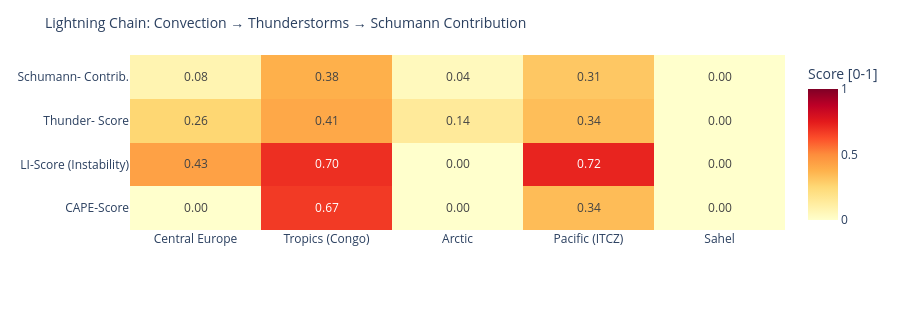

Notebook cell for this chart:
### Code cell
# ============================================================
# LIGHTNING CHAIN: Convection → Thunderstorms → Schumann
# Shows the causal chain per measurement point as heatmap
# ============================================================

def cape_score(v):
    """CAPE → normalized score [0,1]"""
    if v is None or pd.isna(v): return 0.0
    return min(1.0, float(v) / 3000)

def li_score(v):
    """Lifted Index: negative = unstable → score [0,1]"""
    if v is None or pd.isna(v): return 0.3
    return min(1.0, max(0.0, (-float(v) + 6) / 12))

def cloud_score(v):
    if v is None or pd.isna(v): return 0.3
    return float(v) / 100

def thunder_score(row):
    """Kombinierter Gewitterwahrscheinlichkeits-Score
    CAPE + LI + Bedeckung + WMO-Gewitter + konvektiver Niederschlag (showers)
    Hinweis: X-Ray und Kp sind kein Bestandteil – nur geomagn./solarer Kontext.
    """
    cs = cape_score(row.get('cape'))
    ls = li_score(row.get('li'))
    cl = cloud_score(row.get('cloud'))
    t  = 1.0 if row.get('thunderstorm') else 0.0
    # Convective precipitation (showers) as additional indicator
    sh = min(1.0, (row.get('showers') or 0) / 5.0)
    return round(cs * 0.30 + ls * 0.25 + cl * 0.15 + t * 0.20 + sh * 0.10, 3)

def schumann_contribution(t_score, lat):
    """Schumann contribution: higher in tropics (±30°), scaled by thunderstorm score"""
    lat_weight = max(0.3, 1.0 - abs(lat) / 60)
    return round(t_score * lat_weight, 3)

df_atm['cape_score']   = df_atm.apply(lambda r: cape_score(r['cape']), axis=1)
df_atm['li_score']     = df_atm.apply(lambda r: li_score(r['li']),    axis=1)
df_atm['thunder_score']= df_atm.apply(lambda r: thunder_score(r.to_dict()), axis=1)
df_atm['schumann_contribution'] = df_atm.apply(
    lambda r: schumann_contribution(r['thunder_score'], r['lat']), axis=1)

metrics = ['cape_score', 'li_score', 'thunder_score', 'schumann_contribution']
labels  = ['CAPE-Score', 'LI-Score\n(Instability)', 'Thunder-\nScore', 'Schumann-\nContrib.']
z_data  = [df_atm[m].tolist() for m in metrics]

fig = go.Figure(go.Heatmap(
    z=z_data,
    x=df_atm['point'].tolist(),
    y=labels,
    colorscale='YlOrRd',
    zmin=0, zmax=1,
    text=[[f'{v:.2f}' for v in row] for row in z_data],
    texttemplate='%{text}', textfont=dict(size=12),
    colorbar=dict(title='Score [0-1]')
))
fig.update_layout(
    title=dict(text='Lightning Chain: Convection → Thunderstorms → Schumann Contribution', font=dict(size=14)),
    height=310,
    plot_bgcolor='rgba(0,0,0,0)', paper_bgcolor='rgba(0,0,0,0)',
    margin=dict(l=130, r=80, t=55, b=80)
)
fig.show()

### Figure 1 — Plotly figure (JSON) as saved in the notebook; plotly's stock layout.template omitted (floating-point values rounded to 4 significant figures)
{"data": [{"colorbar": {"title": {"text": "Score [0-1]"}}, "colorscale": [[0.0, "rgb(255,255,204)"], [0.125, "rgb(255,237,160)"], [0.25, "rgb(254,217,118)"], [0.375, "rgb(254,178,76)"], [0.5, "rgb(253,141,60)"], [0.625, "rgb(252,78,42)"], [0.75, "rgb(227,26,28)"], [0.875, "rgb(189,0,38)"], [1.0, "rgb(128,0,38)"]], "text": [["0.00", "0.67", "0.00", "0.34", "0.00"], ["0.43", "0.70", "0.00", "0.72", "0.00"], ["0.26", "0.41", "0.14", "0.34", "0.00"], ["0.08", "0.38", "0.04", "0.31", "0.00"]], "textfont": {"size": 12}, "texttemplate": "%{text}", "type": "heatmap", "x": ["Central Europe", "Tropics (Congo)", "Arctic", "Pacific (ITCZ)", "Sahel"], "y": ["CAPE-Score", "LI-Score\n(Instability)", "Thunder-\nScore", "Schumann-\nContrib."], "z": [[0.0, 0.6733, 0.0, 0.3433, 0.0], [0.4333, 0.7, 0.0, 0.725, 0.0], [0.258, 0.41, 0.144, 0.335, 0.0], [0.077, 0.383, 0.043, 0.307, 0.0]], "zmax": 1, "zmin": 0}], "layout": {"height": 310, "margin": {"b": 80, "l": 130, "r": 80, "t": 55}, "paper_bgcolor": "rgba(0,0,0,0)", "plot_bgcolor": "rgba(0,0,0,0)", "title": {"font": {"size": 14}, "text": "Lightning Chain: Convection → Thunderstorms → Schumann Contribution"}}}
